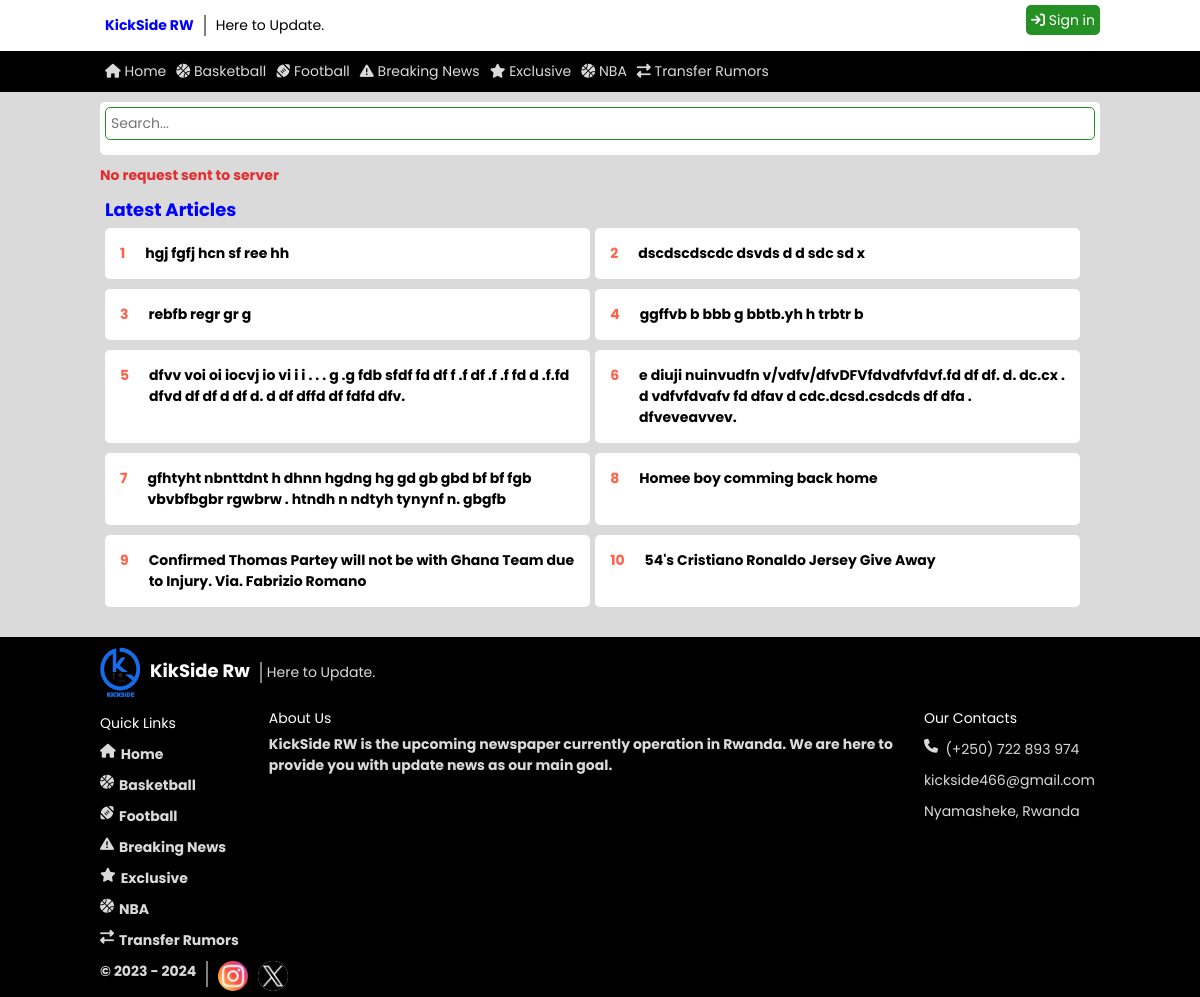
Screenshot of /clients/read.php with the database file from the repository.
### tables this page shows
CREATE TABLE `genres` (
  `id` int(11) NOT NULL,
  `genre_name` varchar(255) NOT NULL,
  `genre_description` text NOT NULL,
  `genre_icon` varchar(255) NOT NULL
);

CREATE TABLE `categories` (
  `id` int(11) NOT NULL,
  `category_name` varchar(255) NOT NULL,
  `category_description` text NOT NULL,
  `genre` int(11) NOT NULL,
  `category_icon` varchar(255) NOT NULL
);

CREATE TABLE `news_articles` (
  `article_id` int(11) NOT NULL,
  `article_title` text NOT NULL,
  `article_overview` text NOT NULL,
  `article_poster` text NOT NULL,
  `article_full_details` text NOT NULL,
  `article_author` int(11) NOT NULL,
  `article_genre` int(11) NOT NULL,
  `article_publish_time` text NOT NULL DEFAULT current_timestamp()
);

### clients/read.php (the view, shortened to what this page needs)
<?php
include('../assets/php/global/server.php');
?>
<!DOCTYPE html>
<html lang="en">
<head>
    <link rel="stylesheet" href="https://cdnjs.cloudflare.com/ajax/libs/font-awesome/6.5.1/css/all.min.css"
 />
    <link rel="stylesheet" href="../assets/css/front-main.css">
</head>
<body>
    <div class="container">
        <?php
        include("../assets/php/clients/header.php");
        ?>
        <article class="read-article">
            <div class="cont">
                <?php
                include("../assets/php/clients/search-form.php");
                ?>
                <div class="article-cont">
                    <?php
                    if (!isset($_GET['a'])) {
                        ?>
                        <div class="errorMsg">
                            No request sent to server
                        </div>
                        <?php
                    }
                    ?>
                    <div class="related-articles">
                        <h2>
                            Latest articles
                        </h2>
                        <div class="related-row">
                            <?php
                            $getRelated = mysqli_query($server, "SELECT * from news_articles
                                WHERE
                                article_id != '$article'
                                    ORDER BY article_publish_time DESC
                                    LIMIT 10
                                ");
                            if (mysqli_num_rows($getRelated) < 1) {
                            } else {
                                $count = 1;
                                while ($dataRelated = mysqli_fetch_array($getRelated)) {
                                    ?>
                                    <div class="related-box">
                                        <div>
                                            <?php echo $count++; ?>
                                        </div>
                                        <a href="read.php?a=<?php echo $dataRelated['article_id']; ?>">
                                            <?php echo $dataRelated['article_title'] ?>
                                        </a>
                                    </div>
                                    <?php
                                }
                            }
                            ?>
                        </div>
                    </div>
                </div>
            </div>
        </article>
    </div>
    <?php
    include('../assets/php/clients/footer.php');
    ?>
</body>
</html>

### assets/php/clients/header.php
<header>
   <div class="top">
      <div class="cont">
         <div class="logo">
            <a href="../clients/index.php">KickSide RW</a>
            <div class="sep"></div>
            <p>
               Here to Update.
            </p>
         </div>
         <div class="buttons">
            <a href="../admins/signin.php" class="signin">
               <i class="fa fa-sign-in"></i>
               Sign in
            </a>
         </div>
      </div>
   </div>
   <nav>
      <div class="cont">
         <ul>
            <li>
               <a href="../clients/index.php" title="Home">
                  <i class="fa fa-house"></i>
                  <span>Home</span>
               </a>
            </li>
            <?php
            $getGenres = mysqli_query($server, "SELECT * from genres
                  ORDER BY genre_name ASC
               ");
            while ($dataGenre = mysqli_fetch_array($getGenres)) {
               ?>
               <li>
                  <a href="../clients/by-genre.php?g=<?php echo $dataGenre['id']; ?>" title="<?php echo $dataGenre['genre_name'] ?>">
                     <i class="fa <?php echo $dataGenre['genre_icon']; ?>"></i>
                     <span>
                        <?php echo $dataGenre['genre_name'] ?>
                     </span>
                  </a>
               </li>
               <?php
            }
            $getCategories = mysqli_query($server,"SELECT * from categories
               ORDER BY category_name ASC
            ");
            while($dataCategories = mysqli_fetch_array($getCategories)) {
               ?>
               <li>
                  <a href="../clients/by-category.php?c=<?php echo $dataCategories['id'];  ?>" title="<?php echo $dataCategories['category_name']; ?>">
                     <i class="fa <?php echo $dataCategories['category_icon'] ?>"></i>
                     <span>
                        <?php echo $dataCategories['category_name']; ?>
                     </span>
                  </a>
               </li>
               <?php
            }
            ?>
         </ul>
      </div>
   </nav>
</header>

### assets/php/clients/footer.php (shortened to what this page needs)
<footer>
    <div class="cont">
        <div class="footer-cont">
            <div class="brand">
                <img src="../assets/images/KickSide - logo.png" alt="THe KickSide Logo">
                <a href="../clients/index.php"> KikSide Rw</a>
                <div class="sep"></div>
                <p>
                    Here to Update.
                </p>
            </div>
            <div class="row">
                <div class="impo-links">
                    <h4>
                        Quick Links
                    </h4>
                    <div class="impo-cont">
                        <ul>
                            <li>
                                <a href="../clients/index.php" title="Home">
                                    <i class="fa fa-house"></i>
                                    <span>Home</span>
                                </a>
                            </li>
                            <?php
                            $getGenres = mysqli_query($server, "SELECT * from genres
                  ORDER BY genre_name ASC
               ");
                            while ($dataGenre = mysqli_fetch_array($getGenres)) {
                                ?>
                                <li>
                                    <a href="../clients/by-genre.php?g=<?php echo $dataGenre['id']; ?>"
                                        title="<?php echo $dataGenre['genre_name'] ?>">
                                        <i class="fa <?php echo $dataGenre['genre_icon']; ?>"></i>
                                        <span>
                                            <?php echo $dataGenre['genre_name'] ?>
                                        </span>
                                    </a>
                                </li>
                                <?php
                            }
                            $getCategories = mysqli_query($server, "SELECT * from categories
                                ORDER BY category_name ASC
                            ");
                            while ($dataCategories = mysqli_fetch_array($getCategories)) {
                                ?>
                                <li>
                                    <a href="../clients/by-category.php?c=<?php echo $dataCategories['id']; ?>"
                                        title="<?php echo $dataCategories['category_name']; ?>">
                                        <i class="fa <?php echo $dataCategories['category_icon'] ?>"></i>
                                        <span>
                                            <?php echo $dataCategories['category_name']; ?>
                                        </span>
                                    </a>
                                </li>
                                <?php
                            }
                            ?>
                        </ul>
                    </div>
                </div>
                <div class="about">
                    <h4>
                        About Us
                    </h4>
                    <div class="about-cont">
                        <p>
                            KickSide RW is the upcoming newspaper currently operation in Rwanda.
                            We are here to provide you with update news as our main goal.
                        </p>
                    </div>
                </div>
                <div class="contacts">
                    <h4>
                        Our Contacts
                    </h4>
                    <div class="contact-cont">
                        <ul>
                            <li>
                                <a href="">
                                    <i class="fa fa-phone"></i>
                                    <p>
                                       &nbsp;  (+250) 722 893 974
                                    </p>
                                </a>
                            </li>
                            <li>
                                <a href="">
                                    <p>
                                        kickside466@gmail.com
                                    </p>
                                </a>
                            </li>
                            <li>
                                <a href="">
                                    <p>
                                        Nyamasheke, Rwanda
                                    </p>
                                </a>
                            </li>
                        </ul>
                    </div>
                </div>
            </div>
            <div class="socialncopy">
                <div class="copy">
                    &copy;
                    <?php
                    $currentYear = date("Y");
                    if ($currentYear > 2023) {
                        echo "2023 - " . $currentYear;
                    } else {
                        echo $currentYear;
                    }
                    ?>
                </div>
                <div class="sep"></div>
                <a href="https://www.instagram.com/kickside_rw" target="_blank">
                    <img src="../assets/images/instagram.png" alt="">
                </a>
                <a href="https://www.x.com/kickside_rw" target="_blank">
                    <img class="x" src="../assets/images/twitter.png" alt="">
                </a>
            </div>
        </div>
    </div>
</footer>

### assets/css/front-main.css (style rules this page uses)
* { margin: 0; padding: 0; font-family: Poppins; text-decoration: none; font-size: 14px; }
.cont { width: 1000px; margin: auto; }
h2 { color: blue; text-transform: capitalize; font-size: 18px; }
.errorMsg { color: #e22e2e; font-weight: bold; margin-top: 10px; }
body { background: #dadada; }
.container { width: 100; }
.container header .top { background: #fff; padding: 10px; }
.container header .top .cont { display: flex; flex-direction: row; flex-wrap: nowrap; }
.container header .top .cont .logo { display: flex; flex-direction: row; flex-wrap: nowrap; flex: 1; }
.container header .top .cont .logo a { text-decoration: none; color: blue; padding: 5px; font-weight: bold; }
.container header .top .cont .logo .sep { border-left: 2px solid gray; margin: 5px; }
.container header .top .cont .logo p { padding: 5px; }
.container header .top .cont .buttons .signin { background: #259125; padding: 5px; border-radius: 5px; color: #fff; }
.container header nav { background: #000; padding-top: 10px; padding-bottom: 10px; }
.container header nav ul { display: flex; flex-direction: row; flex-wrap: wrap; list-style: none; }
.container header nav ul li a { color: #dadada; padding: 5px; text-decoration: none; }
.related-articles { margin-top: 5px; padding: 5px; border-radius: 5px; }
.related-articles .related-row { display: flex; flex-direction: row; flex-wrap: wrap; }
.related-articles .related-row .related-box { padding: 5px; margin: 5px; margin-left: 0; border-radius: 5px; width: 48%; background: #fff; display: flex; flex-direction: row; flex-wrap: nowrap; }
.related-articles .related-row .related-box div { color: tomato; border-radius: 50%; text-align: center; justify-content: center; padding: 10px; font-weight: bold; }
.related-articles .related-row .related-box a { color: #000; font-weight: bold; flex: 1; padding: 10px; }
footer { background: #000; margin-top: 20px; }
footer * { color: #dadada; }
footer .footer-cont .brand { display: flex; flex-direction: row; flex-wrap: nowrap; padding: 10px; padding-left: 0; }
footer .footer-cont .brand img { width: 40px; }
footer .footer-cont .brand a { color: #fff; font-size: 18px; font-weight: bold; padding: 10px; }
footer .footer-cont .brand .sep { border-left: 2px solid gray; margin: 15px; margin-left: 0; margin-right: 5px; }
footer .footer-cont .brand p { padding: 15px; padding-left: 0; }
footer .row { display: flex; flex-direction: row; flex-wrap: nowrap; }
footer .row h4 { color: #fff; font-weight: 400; margin-bottom: 5px; }
footer .row .impo-links { padding: 5px; padding-left: 0; flex: 1; }
footer .row .impo-links ul { display: flex; flex-direction: column; list-style: none; }
footer .row .impo-links ul li a { display: flex; flex-direction: row; padding: 5px; padding-left: 0; }
footer .row .impo-links ul li a i { font-size: 14px; }
footer .row .impo-links ul li a span { font-size: 14px; margin-left: 5px; font-weight: bold; }
footer .row .about { flex: 4; }
footer .row .about .about-cont p { font-weight: bold; }
footer .row .contacts .contact-cont ul { list-style: none; }
footer .row .contacts .contact-cont ul li a { padding: 5px; padding-left: 0; display: flex; flex-direction: row; }
footer .row .contacts .contact-cont ul li a i { font-size: 14px; }
footer .row .contacts .contact-cont ul li a p { font-size: 14px; }
footer .socialncopy { text-align: center; display: flex; flex-wrap: nowrap; }
footer .socialncopy .copy { font-weight: bold; }
footer .socialncopy .sep { border-left: 2px solid gray; margin: 10px; margin-top: 0; }
footer .socialncopy a { margin-right: 10px; }
footer .socialncopy a img { width: 30px; border-radius: 15px; }
footer .socialncopy a .x { background: #fff; }

### rows the page displays
genres: genre_name "Basketball"
genres: genre_name "Football"
categories: category_name "Breaking News"
categories: category_name "Exclusive"
categories: category_name "NBA"
categories: category_name "Transfer Rumors"
news_articles: article_title "hgj fgfj hcn sf ree hh"
news_articles: article_title "dscdscdscdc dsvds d d sdc sd x"
news_articles: article_title "rebfb regr gr g"
news_articles: article_title "ggffvb b bbb g bbtb.yh h trbtr b"
news_articles: article_title "dfvv voi oi iocvj io vi i i . . . g .g fdb sfdf fd df f .f df .f .f fd d .f.fd dfvd df df d df d. d df dffd df fdfd dfv."
news_articles: article_title "e diuji nuinvudfn v/vdfv/dfvDFVfdvdfvfdvf.fd df df. d. dc.cx . d vdfvfdvafv fd dfav d cdc.dcsd.csdcds df dfa . dfveveavvev."
news_articles: article_title "gfhtyht nbnttdnt h dhnn hgdng hg gd gb gbd bf bf fgb vbvbfbgbr rgwbrw . htndh n ndtyh tynynf n. gbgfb"
news_articles: article_title "Homee boy comming back home"
news_articles: article_title "Confirmed Thomas Partey will not be with Ghana Team due to Injury. Via. Fabrizio Romano"
news_articles: article_title "54's Cristiano Ronaldo Jersey Give Away"
